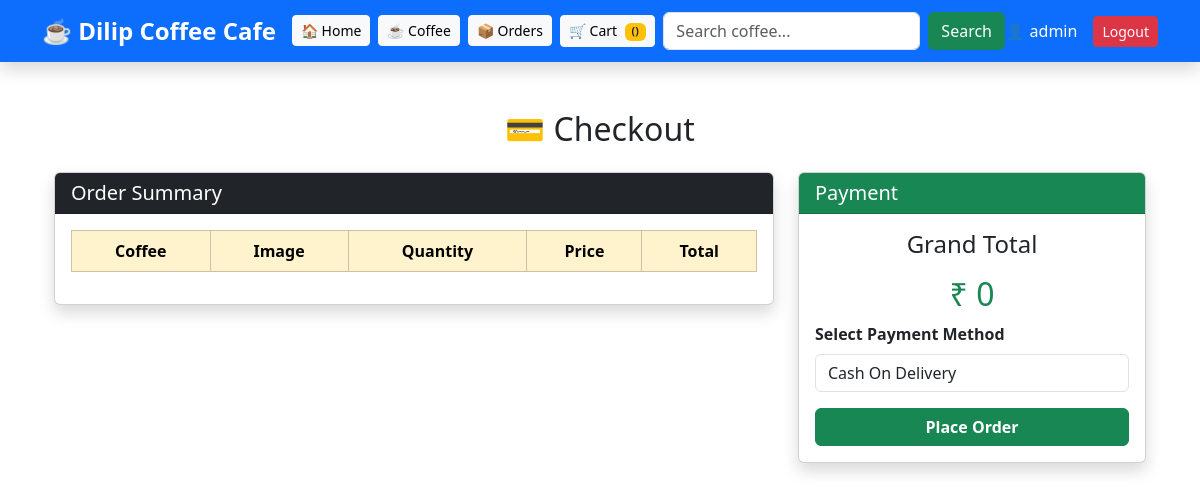
The app's page /checkout/ (signed in), older data.
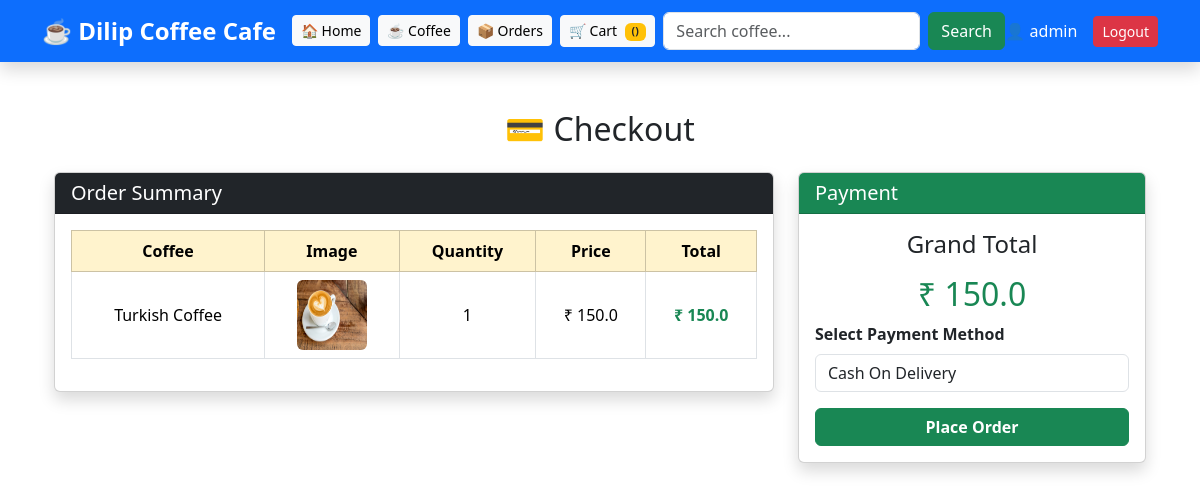
The same page, newer data.
### coffeeapp/models.py (models this page shows, shortened)
class Cart(models.Model):
    user = models.ForeignKey(User,on_delete=models.CASCADE)
    coffee = models.ForeignKey(coffee_details,on_delete=models.CASCADE)
    quantity = models.IntegerField(default=1)
    def total_price(self):
        return self.quantity * self.coffee.coffee_price

class coffee_details(models.Model):
    coffee_name=models.CharField(max_length=100)
    coffee_price=models.FloatField()
    coffee_description=models.TextField(blank=True)
    coffee_img=models.ImageField(upload_to='coffeeImages',blank=True,null=True)

### coffeeapp/views.py (the view, shortened to what this page needs)
# urls.py: path('checkout/', views.checkout, name='checkout'),
def checkout(request):
    cart_items = Cart.objects.filter(user=request.user)
    total = sum(item.total_price() for item in cart_items)
    return render(request,'html/checkout.html',{
        'cart_items':cart_items,
        'total':total
    })

### template/html/checkout.html (shortened to what this page needs)
{% extends 'html/base.html' %}
{% block content %}
<div class="container mt-5">
<h2 class="text-center mb-4">💳 Checkout</h2>
<div class="row">
<div class="col-md-8">
<div class="card shadow">
<div class="card-header bg-dark text-white">
<h5 class="mb-0">Order Summary</h5>
</div>
<div class="card-body">
<table class="table table-bordered text-center align-middle">
<thead class="table-warning">
<tr>
<th>Coffee</th>
<th>Image</th>
<th>Quantity</th>
<th>Price</th>
<th>Total</th>
</tr>
</thead>
<tbody>
{% for item in cart_items %}
<tr>
<td>{{ item.coffee.coffee_name }}</td>
<td>
<img src="{{ item.coffee.coffee_img.url }}"
width="70"
height="70"
class="rounded">
</td>
<td>{{ item.quantity }}</td>
<td>₹ {{ item.coffee.coffee_price }}</td>
<td class="fw-bold text-success">
₹ {{ item.total_price }}
</td>
</tr>
{% endfor %}
</tbody>
</table>
</div>
</div>
</div>
<div class="col-md-4">
<div class="card shadow">
<div class="card-header bg-success text-white">
<h5 class="mb-0">Payment</h5>
</div>
<div class="card-body text-center">
<h4 class="mb-3">Grand Total</h4>
<h2 class="text-success">₹ {{ total }}</h2>
<form method="POST">
<div class="mb-3 text-start">
<label class="form-label fw-bold">
Select Payment Method
</label>
<select name="payment_method" class="form-control">
<option value="COD">Cash On Delivery</option>
</select>
</div>
<button type="submit" class="btn btn-success w-100 fw-bold">
Place Order
</button>
</form>
</div>
</div>
</div>
</div>
</div>
{% endblock %}

Row changes from the older to the newer data that the page shows:
added Cart: coffee.coffee_name "Turkish Coffee", coffee.coffee_img (picture), quantity "1", coffee.coffee_price "150.0", total_price "150.0"
Text that changed along with them:
{{ total }}: "0" → "150.0"
